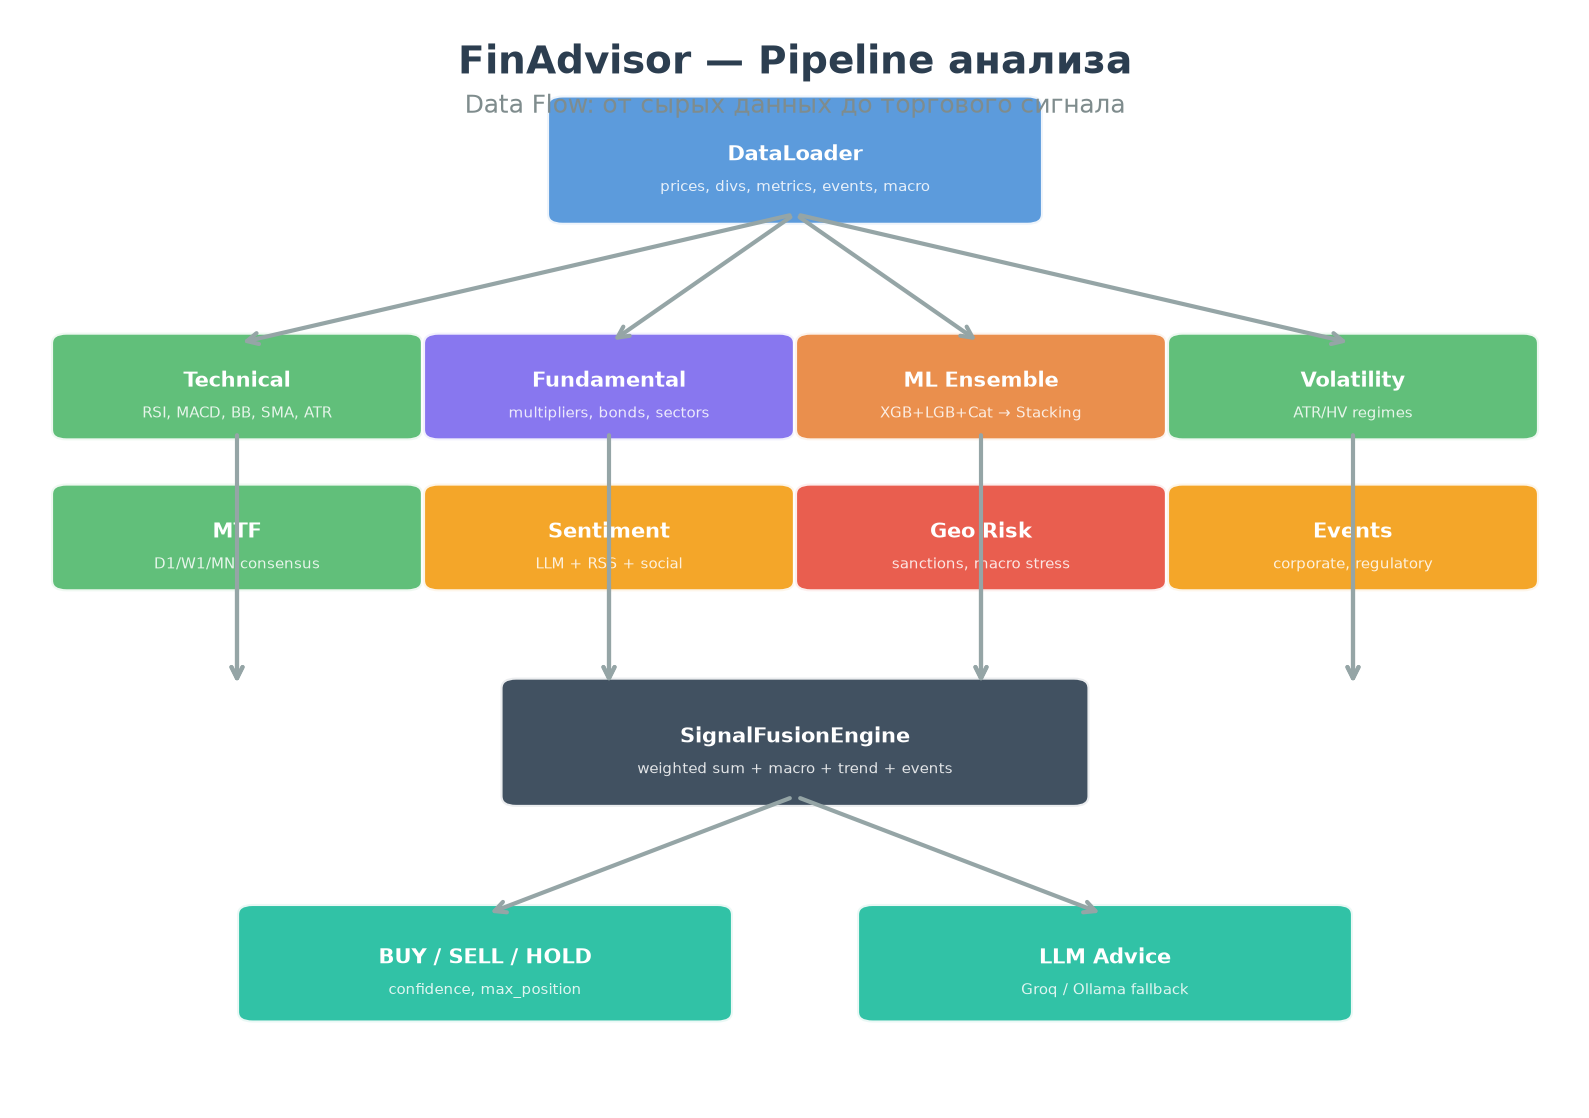

The script that saved this image:
"""Generate pipeline architecture diagram for FinAdvisor documentation."""

import matplotlib
matplotlib.use('Agg')
import matplotlib.pyplot as plt
import matplotlib.patches as mpatches
from pathlib import Path

fig, ax = plt.subplots(1, 1, figsize=(10, 7))
ax.set_xlim(0, 10)
ax.set_ylim(0, 10)
ax.axis('off')

# Color palette
C_DATA = '#4A90D9'       # blue — data
C_TECH = '#50B86C'        # green — technical
C_FUND = '#7B68EE'        # purple — fundamental
C_ML = '#E8833A'          # orange — ML
C_GEO = '#E74C3C'         # red — geo
C_SENT = '#F39C12'        # yellow — sentiment
C_FUSE = '#2C3E50'        # dark — fusion
C_OUT = '#1ABC9C'         # teal — output
C_ARROW = '#95A5A6'       # grey — arrows


def box(ax, x, y, w, h, text, color, subtext=''):
    rect = mpatches.FancyBboxPatch(
        (x, y), w, h, boxstyle="round,pad=0.1",
        facecolor=color, edgecolor='white', linewidth=1.5,
        alpha=0.9
    )
    ax.add_patch(rect)
    ax.text(x + w/2, y + h/2 + 0.05, text,
            ha='center', va='center', fontsize=7.5, fontweight='bold',
            color='white')
    if subtext:
        ax.text(x + w/2, y + h/2 - 0.25, subtext,
                ha='center', va='center', fontsize=5.5,
                color='white', alpha=0.85)


def arrow(ax, x1, y1, x2, y2):
    ax.annotate('', xy=(x2, y2), xytext=(x1, y1),
                arrowprops=dict(arrowstyle='->', color=C_ARROW,
                                lw=1.5, connectionstyle='arc3,rad=0'))


# ── Layer 1: Data ──
box(ax, 3.5, 8.2, 3, 1.0, 'DataLoader', C_DATA,
    'prices, divs, metrics, events, macro')

# ── Layer 2: Analyzers (2 rows of 4) ──
analyzers = [
    (0.3, 6.2, 2.2, 0.8, 'Technical', C_TECH, 'RSI, MACD, BB, SMA, ATR'),
    (2.7, 6.2, 2.2, 0.8, 'Fundamental', C_FUND, 'multipliers, bonds, sectors'),
    (5.1, 6.2, 2.2, 0.8, 'ML Ensemble', C_ML, 'XGB+LGB+Cat → Stacking'),
    (7.5, 6.2, 2.2, 0.8, 'Volatility', C_TECH, 'ATR/HV regimes'),
    (0.3, 4.8, 2.2, 0.8, 'MTF', C_TECH, 'D1/W1/MN consensus'),
    (2.7, 4.8, 2.2, 0.8, 'Sentiment', C_SENT, 'LLM + RSS + social'),
    (5.1, 4.8, 2.2, 0.8, 'Geo Risk', C_GEO, 'sanctions, macro stress'),
    (7.5, 4.8, 2.2, 0.8, 'Events', C_SENT, 'corporate, regulatory'),
]
for x, y, w, h, label, color, desc in analyzers:
    box(ax, x, y, w, h, label, color, desc)

# Arrows: DataLoader → analyzers
for x in [1.4, 3.8, 6.2, 8.6]:
    arrow(ax, 5, 8.2, x, 7.0)

# ── Layer 3: Fusion Engine ──
box(ax, 3.2, 2.8, 3.6, 1.0, 'SignalFusionEngine', C_FUSE,
    'weighted sum + macro + trend + events')

# Arrows: analyzers → Fusion
for x in [1.4, 3.8, 6.2, 8.6]:
    arrow(ax, x, 4.8, x, 3.8)
for x in [1.4, 3.8, 6.2, 8.6]:
    arrow(ax, x, 6.2, x, 3.8)

# ── Layer 4: Output ──
box(ax, 1.5, 0.8, 3.0, 0.9, 'BUY / SELL / HOLD', C_OUT,
    'confidence, max_position')
box(ax, 5.5, 0.8, 3.0, 0.9, 'LLM Advice', C_OUT,
    'Groq / Ollama fallback')

arrow(ax, 5, 2.8, 3, 1.7)
arrow(ax, 5, 2.8, 7, 1.7)

# Title
ax.text(5, 9.6, 'FinAdvisor — Pipeline анализа', ha='center', va='center',
        fontsize=14, fontweight='bold', color='#2C3E50')
ax.text(5, 9.2, 'Data Flow: от сырых данных до торгового сигнала', ha='center',
        va='center', fontsize=9, color='#7F8C8D')

out = Path(__file__).parent / 'pipeline_diagram.png'
fig.savefig(out, dpi=200, bbox_inches='tight', facecolor='white',
            edgecolor='none')
plt.close(fig)
print(f'Saved: {out}')
